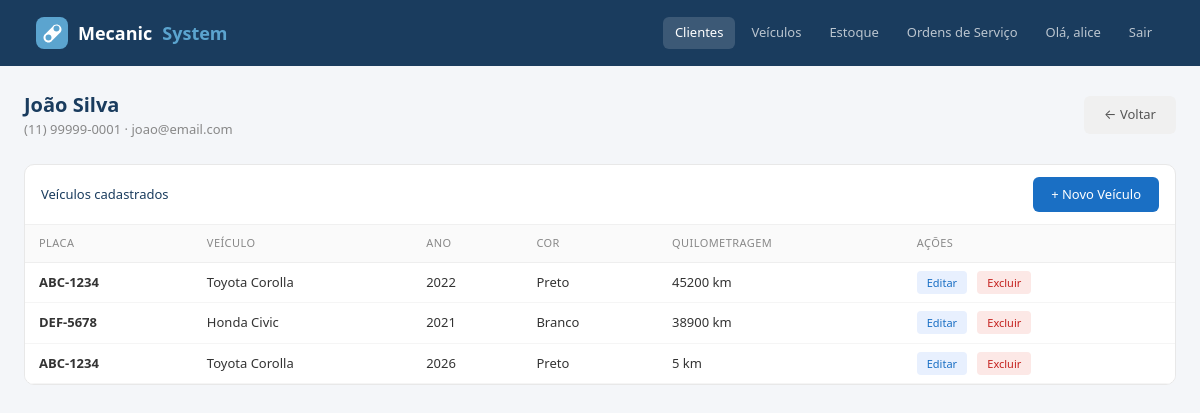
The page /clientes/detalhe/17/ (signed in) on the database its author committed.
### clientes/models.py (models this page shows, shortened)
class Cliente(models.Model):
    nome = models.CharField(max_length=100)
    telefone = models.CharField(max_length=20, blank=True)
    email = models.EmailField(blank=True)

class Veiculo(models.Model):
    cliente = models.ForeignKey(Cliente, on_delete=models.CASCADE, related_name='veiculos')
    placa = models.CharField(max_length=10)
    modelo = models.CharField(max_length=100)
    marca = models.CharField(max_length=100)
    ano = models.IntegerField()
    cor = models.CharField(max_length=50, blank=True)
    quilometragem = models.IntegerField(default=0)

### clientes/views.py (the view)
# urls.py: path('detalhe/<int:id>/', views.detalhe_cliente, name='detalhe_cliente'),
def detalhe_cliente(request, id):
    cliente = get_object_or_404(Cliente, id=id)
    veiculos = cliente.veiculos.all()
    return render(
        request,
        'clientes/detalhe.html',
        {
            'cliente': cliente,
            'veiculos': veiculos
        }
    )

### clientes/templates/clientes/detalhe.html (shortened to what this page needs)
{% extends "base.html" %}
{% block nav_clientes %}active{% endblock %}
{% block conteudo %}
<div class="d-flex justify-content-between align-items-center mb-4">
  <div>
    <div class="page-title">{{ cliente.nome }}</div>
    <div class="page-sub">{{ cliente.telefone }} · {{ cliente.email }}</div>
  </div>
  <a href="/clientes/" class="btn-cancelar">← Voltar</a>
</div>
<div class="card-table mb-4">
  <div class="card-top">
    <span style="font-size:13px;font-weight:500;color:#1a3c5e">Veículos cadastrados</span>
    <a href="/clientes/detalhe/{{ cliente.id }}/veiculo/adicionar/" class="btn-novo">+ Novo Veículo</a>
  </div>
  <table class="table mb-0">
    <thead>
      <tr>
        <th>Placa</th>
        <th>Veículo</th>
        <th>Ano</th>
        <th>Cor</th>
        <th>Quilometragem</th>
        <th>Ações</th>
      </tr>
    </thead>
    <tbody>
      {% for veiculo in veiculos %}
      <tr>
        <td><strong>{{ veiculo.placa }}</strong></td>
        <td>{{ veiculo.marca }} {{ veiculo.modelo }}</td>
        <td>{{ veiculo.ano }}</td>
        <td>{{ veiculo.cor|default:"—" }}</td>
        <td>{{ veiculo.quilometragem }} km</td>
        <td>
          <a href="/clientes/veiculo/editar/{{ veiculo.id }}/" class="btn-edit" style="font-size:11px;text-decoration:none">Editar</a>
          <a href="/clientes/veiculo/excluir/{{ veiculo.id }}/" class="btn-del" style="padding:4px 10px;font-size:11px;text-decoration:none">Excluir</a>
        </td>
      </tr>
      {% endfor %}
    </tbody>
  </table>
</div>
{% endblock %}

### templates/base.html (shortened to what this page needs)
<!DOCTYPE html>
<html lang="pt-br">
<head>
  <link href="https://cdn.jsdelivr.net/npm/bootstrap@5.3.0/dist/css/bootstrap.min.css" rel="stylesheet">
</head>
<body>
  <nav class="navbar navbar-expand-lg navbar-mecasystem">
    <div class="container-fluid">
      <a class="navbar-brand" href="/" style="display:flex;align-items:center;gap:10px">
  Mecanic<span>System</span>
</a>
      <div class="collapse navbar-collapse">
        <ul class="navbar-nav ms-auto gap-1">
          {% if user.is_authenticated %}
            <li class="nav-item"><a class="nav-link {% block nav_clientes %}{% endblock %}" href="/clientes/">Clientes</a></li>
            <li class="nav-item"><a class="nav-link {% block nav_veiculos %}{% endblock %}" href="{% url 'listar_veiculos' %}">Veículos</a></li>
            <li class="nav-item"><a class="nav-link {% block nav_estoque %}{% endblock %}" href="/estoque/">Estoque</a></li>
            <li class="nav-item"><a class="nav-link {% block nav_ordens %}{% endblock %}" href="/ordens/">Ordens de Serviço</a></li>
            <li class="nav-item"><a class="nav-link" href="#">Olá, {{ user.username }}</a></li>
            <li class="nav-item">
              <form method="post" action="{% url 'logout' %}" style="display:inline; margin:0;">
                <button type="submit" class="nav-link" style="background:none; border:none; padding:6px 12px; color: rgba(255,255,255,0.7); cursor:pointer;">Sair</button>
              </form>
            </li>
          {% else %}
            <li class="nav-item"><a class="nav-link" href="{% url 'login' %}">Login</a></li>
            <li class="nav-item"><a class="nav-link" href="{% url 'registrar' %}">Registrar</a></li>
          {% endif %}
        </ul>
      </div>
    </div>
  </nav>
  <div class="container-fluid px-4 py-4">
    {% block conteudo %}{% endblock %}
  </div>
</body>
</html>

### templates/base.html (style rules this page uses)
body { background: #f4f6f9; }
.navbar-mecasystem { background: #1a3c5e; padding: 12px 24px; }
.navbar-mecasystem .navbar-brand { color: #fff; font-weight: 600; font-size: 18px; }
.navbar-mecasystem .navbar-brand span { color: #5ba4cf; }
.navbar-mecasystem .nav-link { color: rgba(255,255,255,0.7) !important; font-size: 13px; padding: 6px 12px !important; border-radius: 6px; }
.navbar-mecasystem .nav-link:hover, .navbar-mecasystem .nav-link.active { background: rgba(255,255,255,0.15); color: #fff !important; }
.page-title { font-size: 20px; font-weight: 600; color: #1a3c5e; }
.page-sub { font-size: 13px; color: #888; }
.card-table { background: #fff; border-radius: 10px; border: 1px solid #e8e8e8; overflow: hidden; }
.card-table .card-top { padding: 12px 16px; border-bottom: 1px solid #f0f0f0; display: flex; align-items: center; justify-content: space-between; }
.table th { font-size: 11px; color: #888; text-transform: uppercase; letter-spacing: 0.04em; font-weight: 500; background: #fafafa; border-bottom: 1px solid #eee !important; padding: 10px 14px; }
.table td { font-size: 13px; padding: 10px 14px; vertical-align: middle; border-bottom: 1px solid #f5f5f5; color: #333; }
.btn-novo { background: #1a6fc4; color: #fff; border: none; padding: 8px 18px; border-radius: 6px; font-size: 13px; font-weight: 500; text-decoration: none; }
.btn-edit { background: #e8f0fe; color: #1a6fc4; border: none; padding: 4px 10px; border-radius: 4px; font-size: 11px; font-weight: 500; text-decoration: none; }
.btn-del { background: #fce8e6; color: #c5221f; border: none; padding: 4px 10px; border-radius: 4px; font-size: 11px; font-weight: 500; cursor: pointer; }
.btn-cancelar { background: #f0f0f0; color: #555; border: none; padding: 9px 20px; border-radius: 6px; font-size: 13px; text-decoration: none; }

### rows shown on the page
Cliente: nome "João Silva", telefone "(11) 99999-0001", email "joao@email.com"
Veiculo: placa "ABC-1234", marca "Toyota", modelo "Corolla", ano "2022", cor "Preto", quilometragem "45200"
Veiculo: placa "DEF-5678", marca "Honda", modelo "Civic", ano "2021", cor "Branco", quilometragem "38900"
Veiculo: placa "ABC-1234", marca "Toyota", modelo "Corolla", ano "2026", cor "Preto", quilometragem "5"

### other values the page prints
{{ user.username }} "alice"
